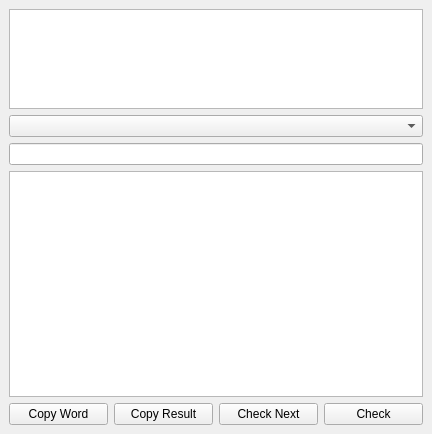
<?xml version="1.0" encoding="UTF-8"?>
<ui version="4.0">
 <class>mainWindow</class>
 <widget class="QMainWindow" name="mainWindow">
  <property name="geometry">
   <rect>
    <x>0</x>
    <y>0</y>
    <width>432</width>
    <height>434</height>
   </rect>
  </property>
  <property name="windowTitle">
   <string>JP Dictionary</string>
  </property>
  <widget class="QWidget" name="centralwidget">
   <layout class="QVBoxLayout" name="verticalLayout">
    <item>
     <widget class="QTextEdit" name="txtWord2Check">
      <property name="sizePolicy">
       <sizepolicy hsizetype="Expanding" vsizetype="Fixed">
        <horstretch>0</horstretch>
        <verstretch>0</verstretch>
       </sizepolicy>
      </property>
      <property name="maximumSize">
       <size>
        <width>16777215</width>
        <height>100</height>
       </size>
      </property>
      <property name="inputMethodHints">
       <set>Qt::ImhNone</set>
      </property>
      <property name="documentTitle">
       <string/>
      </property>
      <property name="acceptRichText">
       <bool>false</bool>
      </property>
     </widget>
    </item>
    <item>
     <widget class="QComboBox" name="cbbTranType"/>
    </item>
    <item>
     <widget class="QLineEdit" name="txtWord"/>
    </item>
    <item>
     <widget class="QTextEdit" name="txtResult">
      <property name="readOnly">
       <bool>true</bool>
      </property>
      <property name="acceptRichText">
       <bool>false</bool>
      </property>
     </widget>
    </item>
    <item>
     <layout class="QHBoxLayout" name="horizontalLayout_4">
      <property name="topMargin">
       <number>0</number>
      </property>
      <item>
       <widget class="QPushButton" name="btnCopyWord">
        <property name="text">
         <string>Copy Word</string>
        </property>
       </widget>
      </item>
      <item>
       <widget class="QPushButton" name="btnCopyResult">
        <property name="text">
         <string>Copy Result</string>
        </property>
       </widget>
      </item>
      <item>
       <widget class="QPushButton" name="btnCheckNext">
        <property name="text">
         <string>Check Next</string>
        </property>
       </widget>
      </item>
      <item>
       <widget class="QPushButton" name="btnCheck">
        <property name="text">
         <string>Check</string>
        </property>
       </widget>
      </item>
     </layout>
    </item>
   </layout>
  </widget>
 </widget>
 <resources/>
 <connections/>
</ui>
